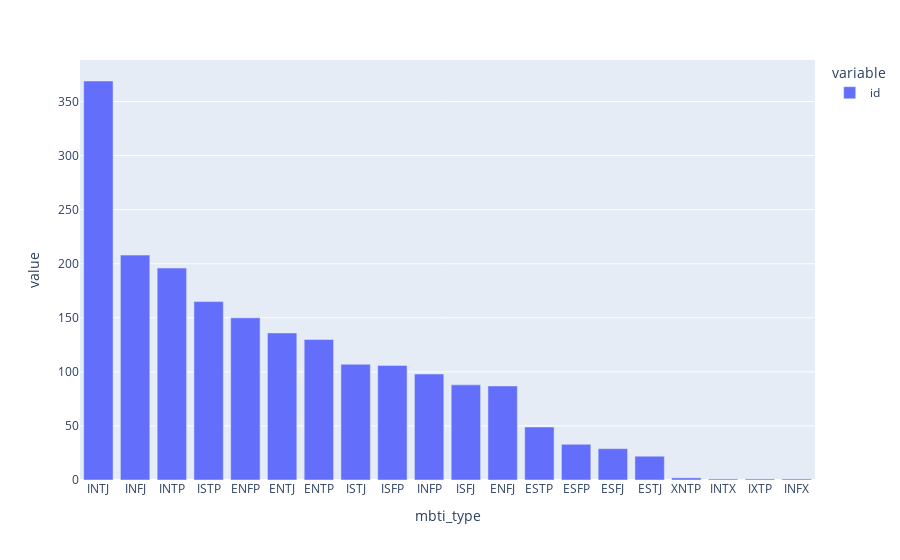

The notebook cell this image was saved under:
### Code cell
count_by_mbti_df = users_df.groupby("mbti_type")["id"].count()
px.bar(count_by_mbti_df.sort_values(ascending=False))

### Figure 1 — Plotly figure (JSON) as saved in the notebook; plotly's stock layout.template omitted (floating-point values rounded to 4 significant figures)
{"data": [{"alignmentgroup": "True", "hovertemplate": "variable=id<br>mbti_type=%{x}<br>value=%{y}<extra></extra>", "legendgroup": "id", "marker": {"color": "#636efa"}, "name": "id", "offsetgroup": "id", "orientation": "v", "showlegend": true, "textposition": "auto", "type": "bar", "x": ["INTJ", "INFJ", "INTP", "ISTP", "ENFP", "ENTJ", "ENTP", "ISTJ", "ISFP", "INFP", "ISFJ", "ENFJ", "ESTP", "ESFP", "ESFJ", "ESTJ", "XNTP", "INTX", "IXTP", "INFX"], "xaxis": "x", "y": [369, 208, 196, 165, 150, 136, 130, 107, 106, 98, 88, 87, 49, 33, 29, 22, 2, 1, 1, 1], "yaxis": "y"}], "layout": {"barmode": "relative", "legend": {"title": {"text": "variable"}, "tracegroupgap": 0}, "margin": {"t": 60}, "xaxis": {"anchor": "y", "domain": [0, 1], "title": {"text": "mbti_type"}}, "yaxis": {"anchor": "x", "domain": [0, 1], "title": {"text": "value"}}}}
